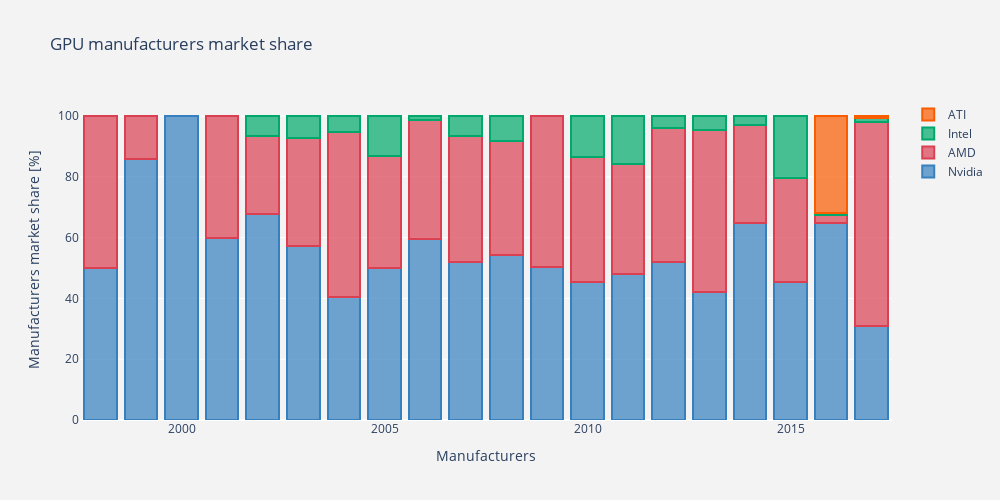

The code cell stored with this chart in its notebook:
### Markdown cell above
### 2.3. GPU manufacturers market share
<a id="gpu_manufacturers_market_share"></a>

### Code cell
# Transformed dataset - counting 
#   how many GPUs were made by each manufacturer each year

market_share = dataset.reset_index() \
    .groupby(['Release_Year','Manufacturer'])["index"] \
    .count().reset_index(name="count")

# Transformed dataset - counting how many GPUs were made each year

market_share['Sum_By_Year']  = market_share['count'] \
    .groupby(market_share["Release_Year"]).transform('sum')


# List that will hold our data dictionaries

data = []

markers = [
    dict(
        color='rgba(55, 128, 191, 0.7)',
        line=dict(
            color='rgba(55, 128, 191, 1.0)',
            width=2,
        )
    ),
    dict(
        color='rgba(219, 64, 82, 0.7)',
        line=dict(
            color='rgba(219, 64, 82, 1.0)',
            width=2,
        )
    ),
    dict(
        color='rgba(0, 168, 107, 0.7)',
        line=dict(
            color='rgba(0, 168, 107, 1.0)',
            width=2,
        )
    ),
    dict(
        color='rgba(250, 92, 0, 0.7)',
        line=dict(
            color='rgba(250, 92, 0, 1.0)',
            width=2,
        )
    )
]

for i, manufacturer in enumerate(dataset['Manufacturer'].unique()):
    
    trace_dataset = market_share \
        .loc[market_share['Manufacturer'] == manufacturer]
        
    trace = go.Bar(
        x = trace_dataset['Release_Year'],
        y = round(trace_dataset['count'] / trace_dataset['Sum_By_Year'] * 100, 2),
        name= manufacturer,
        marker = markers[i],
    )
    
    data.append(trace)
    
layout = go.Layout(
    barmode='stack',
    title = 'GPU manufacturers market share',
    width=1000,
    height=500,
    paper_bgcolor='rgb(243, 243, 243)',
    plot_bgcolor='rgb(243, 243, 243)',
    yaxis = dict(title= 'Manufacturers market share [%]'),
    xaxis = dict(title= 'Manufacturers')
)

fig = go.Figure(data=data, layout=layout)
py.iplot(fig)

### Figure 1 — Plotly figure (JSON) as saved in the notebook; plotly's stock layout.template omitted (floating-point values rounded to 4 significant figures)
{"data": [{"marker": {"color": "rgba(55, 128, 191, 0.7)", "line": {"color": "rgba(55, 128, 191, 1.0)", "width": 2}}, "name": "Nvidia", "type": "bar", "x": [1998, 1999, 2000, 2001, 2002, 2003, 2004, 2005, 2006, 2007, 2008, 2009, 2010, 2011, 2012, 2013, 2014, 2015, 2016, 2017], "y": [50, 85.71, 100, 60, 67.74, 57.14, 40.54, 50, 59.49, 51.89, 54.41, 50.44, 45.53, 47.89, 51.9, 42.07, 64.86, 45.45, 64.81, 30.97]}, {"marker": {"color": "rgba(219, 64, 82, 0.7)", "line": {"color": "rgba(219, 64, 82, 1.0)", "width": 2}}, "name": "AMD", "type": "bar", "x": [1998, 1999, 2001, 2002, 2003, 2004, 2005, 2006, 2007, 2008, 2009, 2010, 2011, 2012, 2013, 2014, 2015, 2016, 2017], "y": [50, 14.29, 40, 25.81, 35.71, 54.05, 36.84, 39.24, 41.51, 37.5, 49.56, 40.86, 36.45, 44.11, 53.28, 32.16, 34.29, 2.59, 67.1]}, {"marker": {"color": "rgba(0, 168, 107, 0.7)", "line": {"color": "rgba(0, 168, 107, 1.0)", "width": 2}}, "name": "Intel", "type": "bar", "x": [2002, 2003, 2004, 2005, 2006, 2007, 2008, 2010, 2011, 2012, 2013, 2014, 2015, 2016, 2017], "y": [6.45, 7.14, 5.41, 13.16, 1.27, 6.6, 8.09, 13.62, 15.66, 3.99, 4.65, 2.97, 20.26, 0.74, 1.29]}, {"marker": {"color": "rgba(250, 92, 0, 0.7)", "line": {"color": "rgba(250, 92, 0, 1.0)", "width": 2}}, "name": "ATI", "type": "bar", "x": [2016, 2017], "y": [31.85, 0.65]}], "layout": {"barmode": "stack", "height": 500, "paper_bgcolor": "rgb(243, 243, 243)", "plot_bgcolor": "rgb(243, 243, 243)", "title": {"text": "GPU manufacturers market share"}, "width": 1000, "xaxis": {"title": {"text": "Manufacturers"}}, "yaxis": {"title": {"text": "Manufacturers market share [%]"}}}}
